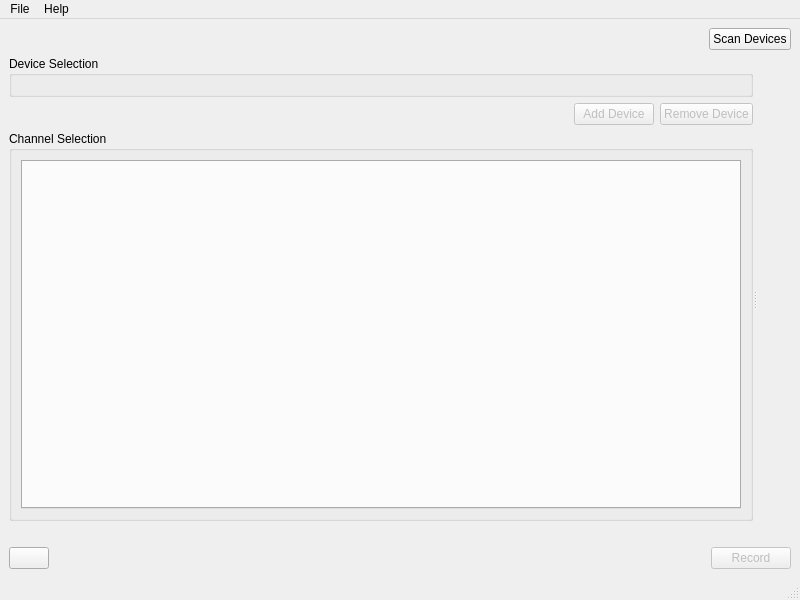
<?xml version="1.0" encoding="UTF-8"?>
<ui version="4.0">
 <class>EPMScopeWindowClass</class>
 <widget class="QMainWindow" name="EPMScopeWindowClass">
  <property name="geometry">
   <rect>
    <x>0</x>
    <y>0</y>
    <width>800</width>
    <height>600</height>
   </rect>
  </property>
  <property name="windowTitle">
   <string>QEPM Scope</string>
  </property>
  <property name="windowIcon">
   <iconset resource="Resources/AlpacaScope.qrc">
    <normaloff>:/AlpacaScope.ico</normaloff>:/AlpacaScope.ico</iconset>
  </property>
  <widget class="QWidget" name="centralwidget">
   <layout class="QGridLayout" name="gridLayout">
    <item row="2" column="0">
     <layout class="QHBoxLayout" name="_footer">
      <item>
       <widget class="QPushButton" name="_settingsBtn">
        <property name="text">
         <string/>
        </property>
        <property name="icon">
         <iconset theme="QIcon::ThemeIcon::DocumentProperties"/>
        </property>
       </widget>
      </item>
      <item>
       <spacer name="_settingsHSpacer">
        <property name="orientation">
         <enum>Qt::Orientation::Horizontal</enum>
        </property>
        <property name="sizeType">
         <enum>QSizePolicy::Policy::Expanding</enum>
        </property>
        <property name="sizeHint" stdset="0">
         <size>
          <width>40</width>
          <height>20</height>
         </size>
        </property>
       </spacer>
      </item>
      <item>
       <widget class="QPushButton" name="_recordBtn">
        <property name="enabled">
         <bool>false</bool>
        </property>
        <property name="text">
         <string>Record</string>
        </property>
        <property name="icon">
         <iconset theme="QIcon::ThemeIcon::MediaRecord"/>
        </property>
       </widget>
      </item>
     </layout>
    </item>
    <item row="0" column="0">
     <layout class="QHBoxLayout" name="_header">
      <property name="sizeConstraint">
       <enum>QLayout::SizeConstraint::SetDefaultConstraint</enum>
      </property>
      <item>
       <spacer name="horizontalSpacer">
        <property name="orientation">
         <enum>Qt::Orientation::Horizontal</enum>
        </property>
        <property name="sizeType">
         <enum>QSizePolicy::Policy::Expanding</enum>
        </property>
        <property name="sizeHint" stdset="0">
         <size>
          <width>40</width>
          <height>10</height>
         </size>
        </property>
       </spacer>
      </item>
      <item>
       <widget class="QPushButton" name="_scanDevices">
        <property name="text">
         <string>Scan Devices</string>
        </property>
        <property name="icon">
         <iconset theme="QIcon::ThemeIcon::EditFind"/>
        </property>
       </widget>
      </item>
     </layout>
    </item>
    <item row="1" column="0">
     <layout class="QHBoxLayout" name="_workspace">
      <item>
       <widget class="QSplitter" name="_splitter">
        <property name="midLineWidth">
         <number>1</number>
        </property>
        <property name="orientation">
         <enum>Qt::Orientation::Horizontal</enum>
        </property>
        <widget class="QWidget" name="gridLayoutWidget_2">
         <layout class="QGridLayout" name="_channelSelectionPane">
          <item row="0" column="0">
           <widget class="QGroupBox" name="_deviceGroupBox">
            <property name="sizePolicy">
             <sizepolicy hsizetype="Minimum" vsizetype="Preferred">
              <horstretch>0</horstretch>
              <verstretch>0</verstretch>
             </sizepolicy>
            </property>
            <property name="title">
             <string>Device Selection</string>
            </property>
            <layout class="QVBoxLayout" name="verticalLayout"/>
           </widget>
          </item>
          <item row="3" column="0">
           <spacer name="_channelTableVSpacer">
            <property name="orientation">
             <enum>Qt::Orientation::Vertical</enum>
            </property>
            <property name="sizeType">
             <enum>QSizePolicy::Policy::Fixed</enum>
            </property>
            <property name="sizeHint" stdset="0">
             <size>
              <width>10</width>
              <height>20</height>
             </size>
            </property>
           </spacer>
          </item>
          <item row="1" column="0">
           <layout class="QHBoxLayout" name="_addDevicesHLayout">
            <property name="sizeConstraint">
             <enum>QLayout::SizeConstraint::SetDefaultConstraint</enum>
            </property>
            <item>
             <spacer name="_addDeviceSpacer">
              <property name="orientation">
               <enum>Qt::Orientation::Horizontal</enum>
              </property>
              <property name="sizeHint" stdset="0">
               <size>
                <width>40</width>
                <height>20</height>
               </size>
              </property>
             </spacer>
            </item>
            <item>
             <widget class="QPushButton" name="_addDeviceBtn">
              <property name="enabled">
               <bool>false</bool>
              </property>
              <property name="text">
               <string>Add Device</string>
              </property>
              <property name="icon">
               <iconset theme="QIcon::ThemeIcon::ListAdd"/>
              </property>
             </widget>
            </item>
            <item>
             <widget class="QPushButton" name="_removeDeviceBtn">
              <property name="enabled">
               <bool>false</bool>
              </property>
              <property name="text">
               <string>Remove Device</string>
              </property>
              <property name="icon">
               <iconset theme="QIcon::ThemeIcon::ListRemove"/>
              </property>
             </widget>
            </item>
           </layout>
          </item>
          <item row="2" column="0">
           <widget class="QGroupBox" name="_channelGroupBox">
            <property name="sizePolicy">
             <sizepolicy hsizetype="Expanding" vsizetype="Expanding">
              <horstretch>0</horstretch>
              <verstretch>0</verstretch>
             </sizepolicy>
            </property>
            <property name="title">
             <string>Channel Selection</string>
            </property>
            <layout class="QHBoxLayout" name="horizontalLayout_3">
             <item>
              <widget class="QTabWidget" name="_epmChannelTabWidget">
               <property name="currentIndex">
                <number>-1</number>
               </property>
              </widget>
             </item>
            </layout>
           </widget>
          </item>
         </layout>
        </widget>
        <widget class="QWidget" name="gridLayoutWidget">
         <layout class="QVBoxLayout" name="_chartVLayout">
          <item>
           <spacer name="_chartVSpacer">
            <property name="orientation">
             <enum>Qt::Orientation::Vertical</enum>
            </property>
            <property name="sizeType">
             <enum>QSizePolicy::Policy::Fixed</enum>
            </property>
            <property name="sizeHint" stdset="0">
             <size>
              <width>10</width>
              <height>20</height>
             </size>
            </property>
           </spacer>
          </item>
          <item>
           <widget class="CurrentChartLive" name="_currentChart" native="true">
            <property name="sizePolicy">
             <sizepolicy hsizetype="Expanding" vsizetype="Preferred">
              <horstretch>0</horstretch>
              <verstretch>0</verstretch>
             </sizepolicy>
            </property>
           </widget>
          </item>
          <item>
           <widget class="VoltageChartLive" name="_voltageChart" native="true">
            <property name="sizePolicy">
             <sizepolicy hsizetype="Expanding" vsizetype="Preferred">
              <horstretch>0</horstretch>
              <verstretch>0</verstretch>
             </sizepolicy>
            </property>
           </widget>
          </item>
         </layout>
        </widget>
       </widget>
      </item>
     </layout>
    </item>
   </layout>
  </widget>
  <widget class="QMenuBar" name="_menubar">
   <property name="geometry">
    <rect>
     <x>0</x>
     <y>0</y>
     <width>800</width>
     <height>22</height>
    </rect>
   </property>
   <widget class="QMenu" name="menuFile">
    <property name="title">
     <string>File</string>
    </property>
    <addaction name="_actionPreferences"/>
    <addaction name="_actionQuit"/>
   </widget>
   <widget class="QMenu" name="menuHelp">
    <property name="title">
     <string>Help</string>
    </property>
    <addaction name="_actionContents"/>
    <addaction name="separator"/>
    <addaction name="_actionAbout"/>
    <addaction name="_actionRateMe"/>
    <addaction name="_actionSubmitBugReport"/>
   </widget>
   <addaction name="menuFile"/>
   <addaction name="menuHelp"/>
  </widget>
  <widget class="QStatusBar" name="_statusbar"/>
  <action name="_actionPreferences">
   <property name="text">
    <string>Preferences...</string>
   </property>
   <property name="toolTip">
    <string>Configure EPM Scope Settings</string>
   </property>
  </action>
  <action name="_actionQuit">
   <property name="text">
    <string>Quit</string>
   </property>
   <property name="toolTip">
    <string>Exit EPM Scope</string>
   </property>
  </action>
  <action name="_actionContents">
   <property name="text">
    <string>Contents</string>
   </property>
   <property name="toolTip">
    <string>Open documentation</string>
   </property>
  </action>
  <action name="_actionAbout">
   <property name="text">
    <string>About...</string>
   </property>
   <property name="toolTip">
    <string>About EPM Scope</string>
   </property>
  </action>
  <action name="_actionRateMe">
   <property name="text">
    <string>Rate me...</string>
   </property>
   <property name="toolTip">
    <string>Rate the application</string>
   </property>
  </action>
  <action name="_actionSubmitBugReport">
   <property name="icon">
    <iconset resource="Resources/AlpacaScope.qrc">
     <normaloff>:/BugWriter.png</normaloff>:/BugWriter.png</iconset>
   </property>
   <property name="text">
    <string>Submit Bug Report...</string>
   </property>
  </action>
 </widget>
 <customwidgets>
  <customwidget>
   <class>CurrentChartLive</class>
   <extends>QWidget</extends>
   <header location="global">CurrentChartLive.h</header>
   <container>1</container>
  </customwidget>
  <customwidget>
   <class>VoltageChartLive</class>
   <extends>QWidget</extends>
   <header location="global">VoltageChartLive.h</header>
   <container>1</container>
  </customwidget>
 </customwidgets>
 <resources>
  <include location="Resources/AlpacaScope.qrc"/>
 </resources>
 <connections/>
</ui>
